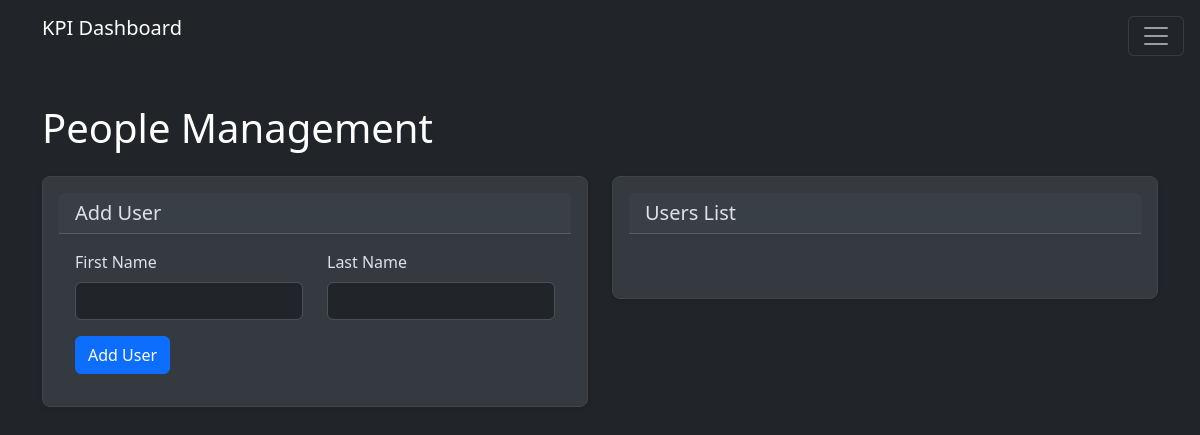
Before: /admin/pages/people.php with the older database file.
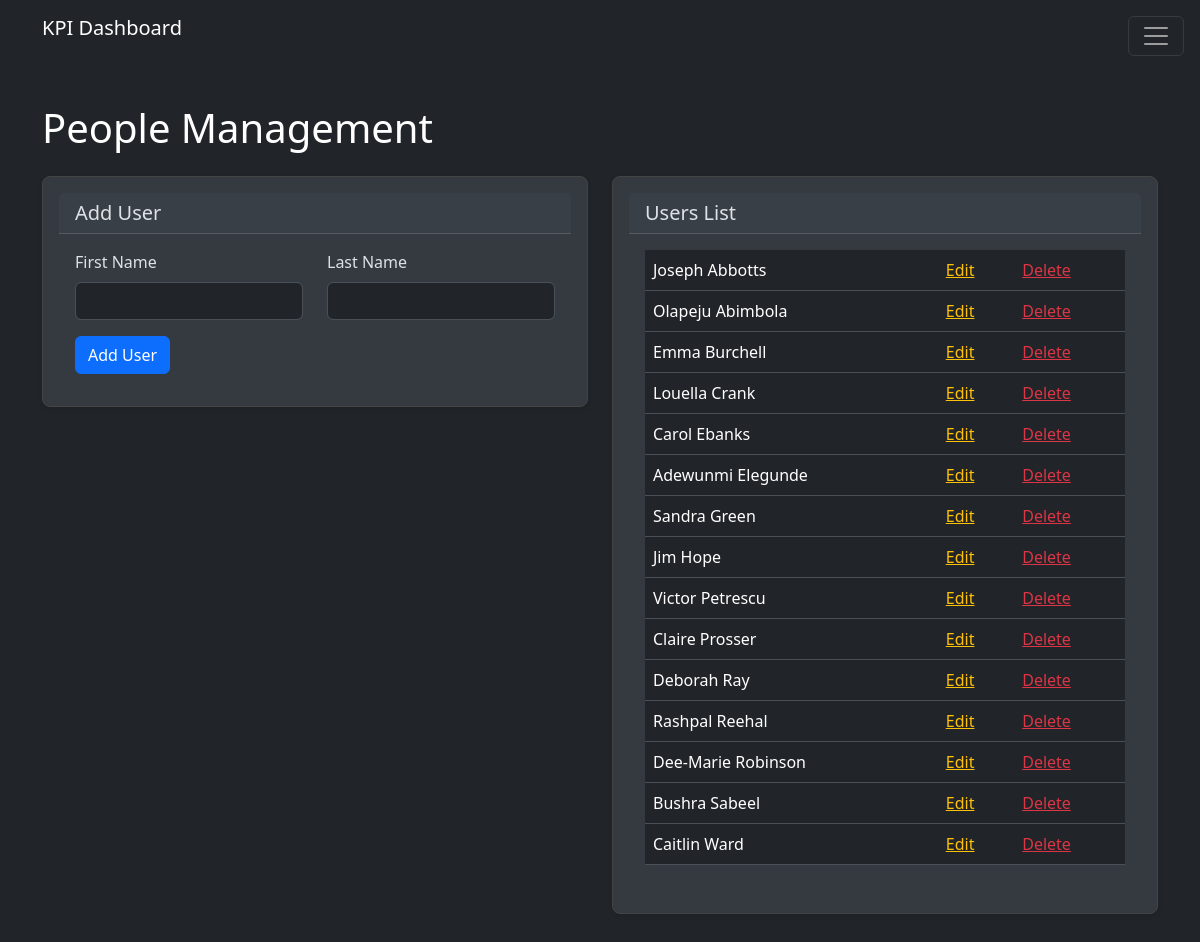
After: the same page with the newer database file.
### tables this page shows
CREATE TABLE `users` (
  `id` int(11) NOT NULL,
  `first_name` varchar(50) NOT NULL,
  `last_name` varchar(50) NOT NULL,
  `email` varchar(100) DEFAULT NULL,
  `created_at` timestamp NULL DEFAULT current_timestamp()
);

### public/admin/pages/people.php (the view, shortened to what this page needs)
<?php
require_once $_SERVER['DOCUMENT_ROOT'] . '/public/admin/includes/header.php';
$db = Database::getInstance();
try {
    $pdo = $db->getConnection();
    $stmt = $pdo->prepare("SELECT * FROM users ORDER BY last_name, first_name");
    $stmt->execute();
    $users = $stmt->fetchAll(PDO::FETCH_ASSOC);
    $firstName = '';
    $lastName = '';
    $action = 'Add User';
} catch (PDOException $e) {
    error_log('Database Error: ' . $e->getMessage());
    echo "An error occurred. Please try again later.";
}
?>
<div class="container py-5">
    <h1 class="mb-4">People Management</h1>
    <div class="row">
        <div class="col-md-6">
            <div class="card mb-4">
                <div class="card-header">
                    <h2 class="h5 mb-0"><?php echo $action; ?></h2>
                </div>
                <div class="card-body">
                    <form method="POST" action="/public/admin/pages/functions.php" id="userForm">
                        <div class="row">
                            <div class="col-md-6">
                                <div class="mb-3">
                                    <label class="form-label">First Name</label>
                                    <input type="text" name="first_name" class="form-control" value="<?php echo $firstName; ?>" required>
                                </div>
                            </div>
                            <div class="col-md-6">
                                <div class="mb-3">
                                    <label class="form-label">Last Name</label>
                                    <input type="text" name="last_name" class="form-control" value="<?php echo $lastName; ?>" required>
                                </div>
                            </div>
                        </div>
                        <button type="submit" class="btn btn-primary"><?php echo $action; ?></button>
                    </form>
                </div>
            </div>
        </div>
        <div class="col-md-6">
            <div class="card">
                <div class="card-header">
                    <h2 class="h5 mb-0">Users List</h2>
                </div>
                <div class="card-body">
                    <div class="table-responsive">
                        <div class="mb-3">
                            <table class="table">
                                <tbody>
                                    <?php foreach ($users as $user): ?>
                                    <tr>
                                        <td>
                                            <?php echo htmlspecialchars($user['first_name'] . ' ' . $user['last_name']); ?>
                                        </td>
                                        <td>
                                            <a href="?edit_id=<?php echo $user['id']; ?>" class="text-warning">Edit</a>
                                        </td>
                                        <td>
                                            <a href="?delete_id=<?php echo $user['id']; ?>" class="text-danger" onclick="return confirm('Are you sure you want to delete this user?');">Delete</a>
                                        </td>
                                    </tr>
                                    <?php endforeach; ?>
                                </tbody>
                            </table>
                        </div>
                    </div>
                </div>
            </div>
        </div>
    </div>
</div>
<?php include $_SERVER['DOCUMENT_ROOT'] . '/public/admin/includes/footer.php'; ?>

Changed rows visible on the page:
added users: first_name+last_name "Joseph Abbotts"
added users: first_name+last_name "Olapeju Abimbola"
added users: first_name+last_name "Emma Burchell"
added users: first_name+last_name "Louella Crank"
added users: first_name+last_name "Carol Ebanks"
added users: first_name+last_name "Adewunmi Elegunde"
added users: first_name+last_name "Sandra Green"
added users: first_name+last_name "Jim Hope"
added users: first_name+last_name "Victor Petrescu"
added users: first_name+last_name "Claire Prosser"
added users: first_name+last_name "Deborah Ray"
added users: first_name+last_name "Rashpal Reehal"
added users: first_name+last_name "Dee-Marie Robinson"
added users: first_name+last_name "Bushra Sabeel"
added users: first_name+last_name "Caitlin Ward"
